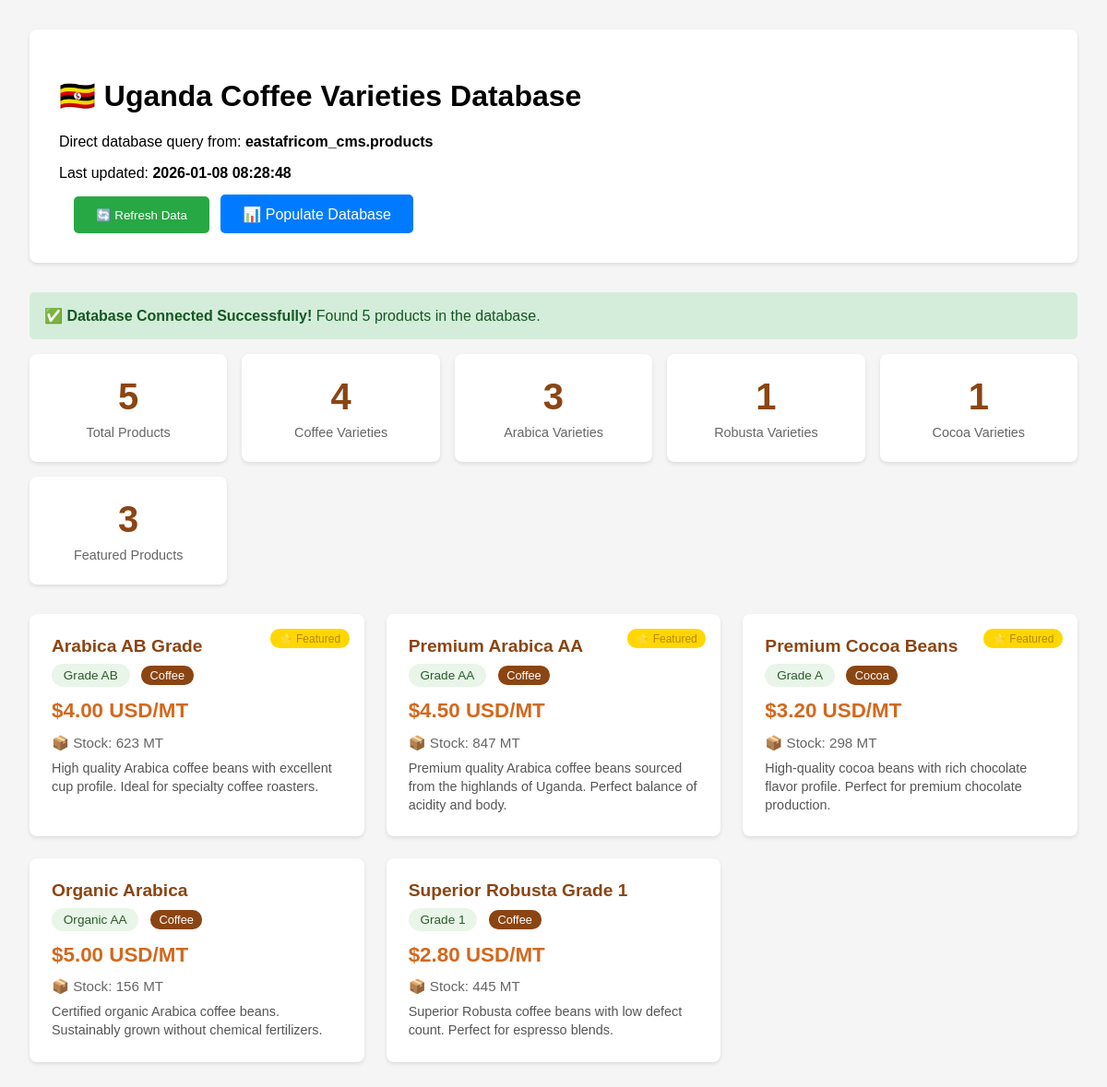
Screenshot of /backend/view_products_direct.php with the database file from the repository.
### tables this page shows
CREATE TABLE IF NOT EXISTS products (
    id INT AUTO_INCREMENT PRIMARY KEY,
    name VARCHAR(255) NOT NULL,
    price DECIMAL(10,2) NOT NULL,
    stock_quantity INT NOT NULL DEFAULT 0,
    grade VARCHAR(100),
    description TEXT,
    image_url VARCHAR(500),
    category ENUM('coffee', 'cocoa') DEFAULT 'coffee',
    active BOOLEAN DEFAULT TRUE,
    featured BOOLEAN DEFAULT FALSE,
    last_updated TIMESTAMP DEFAULT CURRENT_TIMESTAMP ON UPDATE CURRENT_TIMESTAMP,
    created_at TIMESTAMP DEFAULT CURRENT_TIMESTAMP,
    
    INDEX idx_active (active),
    INDEX idx_category (category),
    INDEX idx_featured (featured)
);

### backend/view_products_direct.php (the view, shortened to what this page needs)
<?php
try {
    $database = new Database();
    $pdo = $database->getConnection();
    $stmt = $pdo->query("SELECT * FROM products ORDER BY featured DESC, category, name");
    $products = $stmt->fetchAll(PDO::FETCH_ASSOC);
    $stats = [
        'total' => count($products),
        'coffee' => count(array_filter($products, fn($p) => $p['category'] === 'coffee')),
        'cocoa' => count(array_filter($products, fn($p) => $p['category'] === 'cocoa')),
        'arabica' => count(array_filter($products, fn($p) => stripos($p['name'], 'arabica') !== false)),
        'robusta' => count(array_filter($products, fn($p) => stripos($p['name'], 'robusta') !== false)),
        'featured' => count(array_filter($products, fn($p) => $p['featured'] == 1))
    ];
} catch (Exception $e) {
    $error = $e->getMessage();
    $products = [];
    $stats = ['total' => 0, 'coffee' => 0, 'cocoa' => 0, 'arabica' => 0, 'robusta' => 0, 'featured' => 0];
}
?>
<!DOCTYPE html>
<html lang="en">
<head>
</head>
<body>
    <div class="container">
        <div class="header">
            <h1>🇺🇬 Uganda Coffee Varieties Database</h1>
            <p>Direct database query from: <strong>eastafricom_cms.products</strong></p>
            <p>Last updated: <strong><?php echo date('Y-m-d H:i:s'); ?></strong></p>
            <button onclick="window.location.reload()" class="refresh-btn">🔄 Refresh Data</button>
            <a href="populate_varieties.html" style="background: #007bff; color: white; text-decoration: none; padding: 0.8rem 1.5rem; border-radius: 5px; margin-left: 0.5rem;">📊 Populate Database</a>
        </div>
        <?php if (isset($error)): ?>
            <div class="error">
                <strong>Database Error:</strong> <?php echo htmlspecialchars($error); ?>
                <br><small>Make sure WAMP is running and the database is properly configured.</small>
            </div>
        <?php else: ?>
            <div class="success">
                <strong>✅ Database Connected Successfully!</strong>
                Found <?php echo $stats['total']; ?> products in the database.
            </div>
        <?php endif; ?>
        <div class="stats">
            <div class="stat-card">
                <div class="stat-number"><?php echo $stats['total']; ?></div>
                <div class="stat-label">Total Products</div>
            </div>
            <div class="stat-card">
                <div class="stat-number"><?php echo $stats['coffee']; ?></div>
                <div class="stat-label">Coffee Varieties</div>
            </div>
            <div class="stat-card">
                <div class="stat-number"><?php echo $stats['arabica']; ?></div>
                <div class="stat-label">Arabica Varieties</div>
            </div>
            <div class="stat-card">
                <div class="stat-number"><?php echo $stats['robusta']; ?></div>
                <div class="stat-label">Robusta Varieties</div>
            </div>
            <div class="stat-card">
                <div class="stat-number"><?php echo $stats['cocoa']; ?></div>
                <div class="stat-label">Cocoa Varieties</div>
            </div>
            <div class="stat-card">
                <div class="stat-number"><?php echo $stats['featured']; ?></div>
                <div class="stat-label">Featured Products</div>
            </div>
        </div>
        <?php if (!empty($products)): ?>
            <div class="products-grid">
                <?php foreach ($products as $product): ?>
                    <div class="product-card">
                        <?php if ($product['featured']): ?>
                            <div class="featured-badge">⭐ Featured</div>
                        <?php endif; ?>
                        <div class="product-name"><?php echo htmlspecialchars($product['name']); ?></div>
                        <div style="margin-bottom: 0.8rem;">
                            <?php if ($product['grade']): ?>
                                <span class="product-grade"><?php echo htmlspecialchars($product['grade']); ?></span>
                            <?php endif; ?>
                            <span class="category-tag"><?php echo ucfirst($product['category']); ?></span>
                        </div>
                        <div class="product-price">$<?php echo number_format($product['price'], 2); ?> USD/MT</div>
                        <div class="product-stock">📦 Stock: <?php echo number_format($product['stock_quantity']); ?> MT</div>
                        <?php if ($product['description']): ?>
                            <div class="product-description">
                                <?php echo htmlspecialchars($product['description']); ?>
                            </div>
                        <?php endif; ?>
                    </div>
                <?php endforeach; ?>
            </div>
        <?php endif; ?>
    </div>
</body>
</html>

### backend/view_products_direct.php (style rules this page uses)
body { font-family: Arial, sans-serif; margin: 2rem; background: #f5f5f5; }
.container { max-width: 1200px; margin: 0 auto; }
.header { background: #fff; padding: 2rem; border-radius: 8px; margin-bottom: 2rem; box-shadow: 0 2px 4px rgba(0,0,0,0.1); }
.stats { display: grid; grid-template-columns: repeat(auto-fit, minmax(180px, 1fr)); gap: 1rem; margin-bottom: 2rem; }
.stat-card { background: #fff; padding: 1.5rem; border-radius: 8px; text-align: center; box-shadow: 0 2px 4px rgba(0,0,0,0.1); }
.stat-number { font-size: 2.5rem; font-weight: bold; color: #8B4513; }
.stat-label { color: #666; margin-top: 0.5rem; font-size: 0.9rem; }
.products-grid { display: grid; grid-template-columns: repeat(auto-fill, minmax(320px, 1fr)); gap: 1.5rem; }
.product-card { background: #fff; border-radius: 8px; padding: 1.5rem; box-shadow: 0 2px 4px rgba(0,0,0,0.1); position: relative; }
.product-name { font-size: 1.2rem; font-weight: bold; color: #8B4513; margin-bottom: 0.5rem; }
.product-grade { background: #e8f5e8; color: #2d5a2d; padding: 0.3rem 0.8rem; border-radius: 15px; font-size: 0.85rem; display: inline-block; margin-right: 0.5rem; }
.product-price { font-size: 1.4rem; font-weight: bold; color: #d2691e; margin: 0.8rem 0; }
.product-stock { color: #666; margin-bottom: 0.5rem; font-size: 0.95rem; }
.product-description { color: #555; font-size: 0.9rem; line-height: 1.4; }
.featured-badge { background: #ffd700; color: #b8860b; padding: 0.2rem 0.6rem; border-radius: 10px; font-size: 0.75rem; position: absolute; top: 1rem; right: 1rem; }
.category-tag { background: #8B4513; color: white; padding: 0.2rem 0.6rem; border-radius: 10px; font-size: 0.8rem; }
.success { background: #d4edda; color: #155724; padding: 1rem; border-radius: 5px; margin: 1rem 0; }
.refresh-btn { background: #28a745; color: white; border: none; padding: 0.8rem 1.5rem; border-radius: 5px; cursor: pointer; margin-left: 1rem; }

### rows the page displays
products: id "3", active "1", name "Superior Robusta Grade 1", grade "Grade 1", category "Coffee", price "2.80", stock_quantity "445", description "Superior Robusta coffee beans with low defect count. Perfect for espresso blends."
products: featured "⭐ Featured", name "Arabica AB Grade", grade "Grade AB", category "Coffee", price "4.00", stock_quantity "623", description "High quality Arabica coffee beans with excellent cup profile. Ideal for specialty coffee roasters."
products: featured "⭐ Featured", name "Premium Arabica AA", grade "Grade AA", category "Coffee", price "4.50", stock_quantity "847", description "Premium quality Arabica coffee beans sourced from the highlands of Uganda. Perfect balance of acidity and body."
products: featured "⭐ Featured", name "Premium Cocoa Beans", grade "Grade A", category "Cocoa", price "3.20", stock_quantity "298", description "High-quality cocoa beans with rich chocolate flavor profile. Perfect for premium chocolate production."
products: name "Organic Arabica", grade "Organic AA", category "Coffee", price "5.00", stock_quantity "156", description "Certified organic Arabica coffee beans. Sustainably grown without chemical fertilizers."

### other values shown
$stats['total'] "5"
$stats['coffee'] "4"
